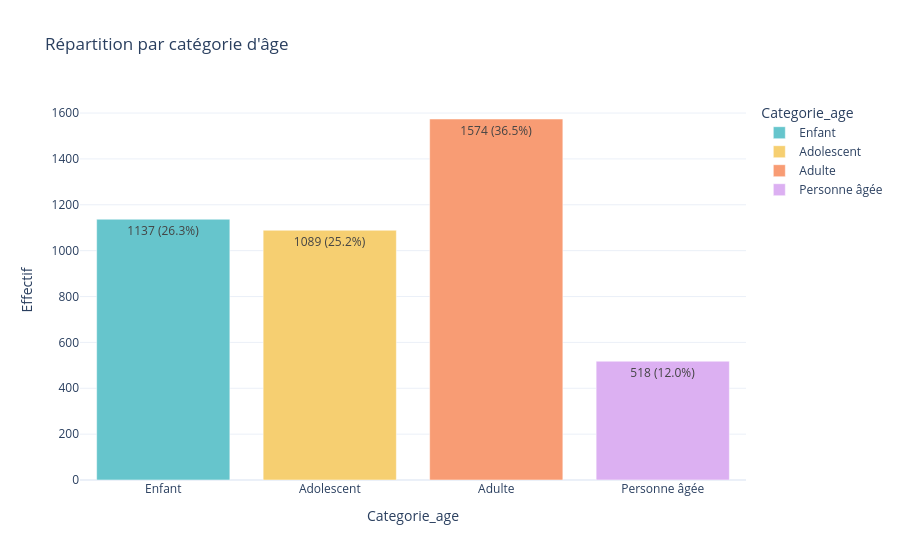

Notebook cell for this chart:
### Code cell
# Ordre souhaité
order_agecat = ['Enfant', 'Adolescent', 'Adulte', 'Personne âgée']

# Compter les effectifs et pourcentages (réindexation pour respecter l'ordre)
counts = df['Categorie_age'].value_counts().reindex(order_agecat, fill_value=0)
percent = df['Categorie_age'].value_counts(normalize=True).reindex(order_agecat, fill_value=0) * 100

# Construire le DataFrame pour Plotly
agecat_counts = counts.reset_index()
agecat_counts.columns = ['Categorie_age', 'Effectif']
agecat_counts['Pourcentage'] = percent.values  # valeurs dans le même ordre

# Créer l'étiquette combinée : "Effectif (X.X%)"
agecat_counts['label'] = (
    agecat_counts['Effectif'].astype(str) 
    + ' (' 
    + agecat_counts['Pourcentage'].round(1).astype(str) 
    + '%)'
)

# Tracer le graphique
fig_agecat = px.bar(
    agecat_counts,
    x='Categorie_age',
    y='Effectif',
    text='label',
    title="Répartition par catégorie d'âge",
    color='Categorie_age',
    color_discrete_sequence=px.colors.qualitative.Pastel
)

# Positionner le texte à l'intérieur des barres
fig_agecat.update_traces(textposition='auto',textangle=0)

# Ajuster la mise en page
fig_agecat.update_layout(
    template='plotly_white',
    yaxis_title='Effectif'
)

# Afficher
fig_agecat.show()

### Figure 1 — Plotly figure (JSON) as saved in the notebook; plotly's stock layout.template omitted (floating-point values rounded to 4 significant figures)
{"data": [{"hovertemplate": "Categorie_age=%{x}<br>Effectif=%{y}<br>label=%{text}<extra></extra>", "legendgroup": "Enfant", "marker": {"color": "rgb(102, 197, 204)", "pattern": {"shape": ""}}, "name": "Enfant", "orientation": "v", "showlegend": true, "text": ["1137 (26.3%)"], "textangle": 0, "textposition": "auto", "type": "bar", "x": ["Enfant"], "xaxis": "x", "y": [1137], "yaxis": "y"}, {"hovertemplate": "Categorie_age=%{x}<br>Effectif=%{y}<br>label=%{text}<extra></extra>", "legendgroup": "Adolescent", "marker": {"color": "rgb(246, 207, 113)", "pattern": {"shape": ""}}, "name": "Adolescent", "orientation": "v", "showlegend": true, "text": ["1089 (25.2%)"], "textangle": 0, "textposition": "auto", "type": "bar", "x": ["Adolescent"], "xaxis": "x", "y": [1089], "yaxis": "y"}, {"hovertemplate": "Categorie_age=%{x}<br>Effectif=%{y}<br>label=%{text}<extra></extra>", "legendgroup": "Adulte", "marker": {"color": "rgb(248, 156, 116)", "pattern": {"shape": ""}}, "name": "Adulte", "orientation": "v", "showlegend": true, "text": ["1574 (36.5%)"], "textangle": 0, "textposition": "auto", "type": "bar", "x": ["Adulte"], "xaxis": "x", "y": [1574], "yaxis": "y"}, {"hovertemplate": "Categorie_age=%{x}<br>Effectif=%{y}<br>label=%{text}<extra></extra>", "legendgroup": "Personne âgée", "marker": {"color": "rgb(220, 176, 242)", "pattern": {"shape": ""}}, "name": "Personne âgée", "orientation": "v", "showlegend": true, "text": ["518 (12.0%)"], "textangle": 0, "textposition": "auto", "type": "bar", "x": ["Personne âgée"], "xaxis": "x", "y": [518], "yaxis": "y"}], "layout": {"barmode": "relative", "legend": {"title": {"text": "Categorie_age"}, "tracegroupgap": 0}, "title": {"text": "Répartition par catégorie d'âge"}, "xaxis": {"anchor": "y", "categoryarray": ["Enfant", "Adolescent", "Adulte", "Personne âgée"], "categoryorder": "array", "domain": [0, 1], "title": {"text": "Categorie_age"}}, "yaxis": {"anchor": "x", "domain": [0, 1], "title": {"text": "Effectif"}}}}
